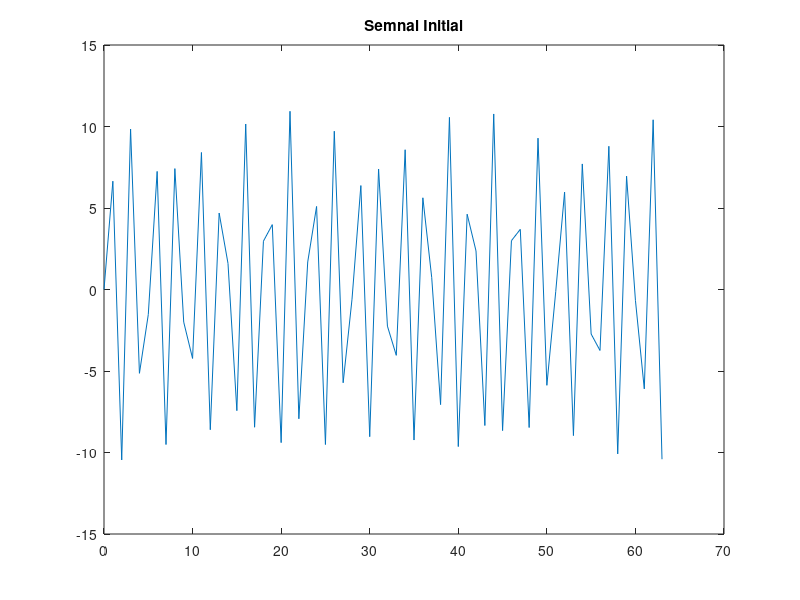
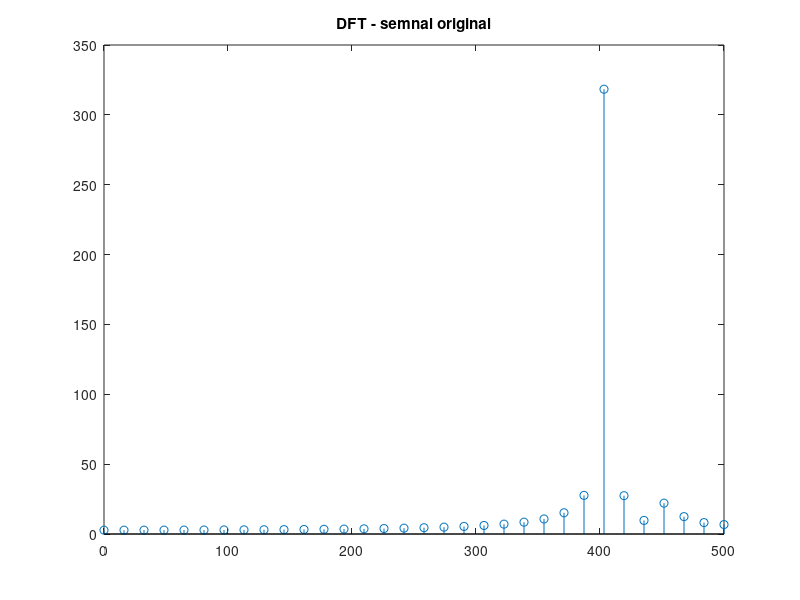
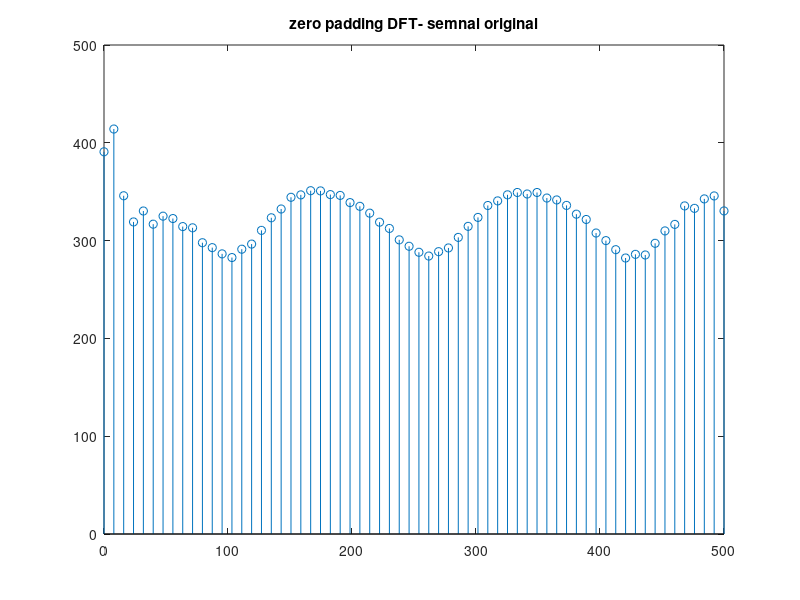
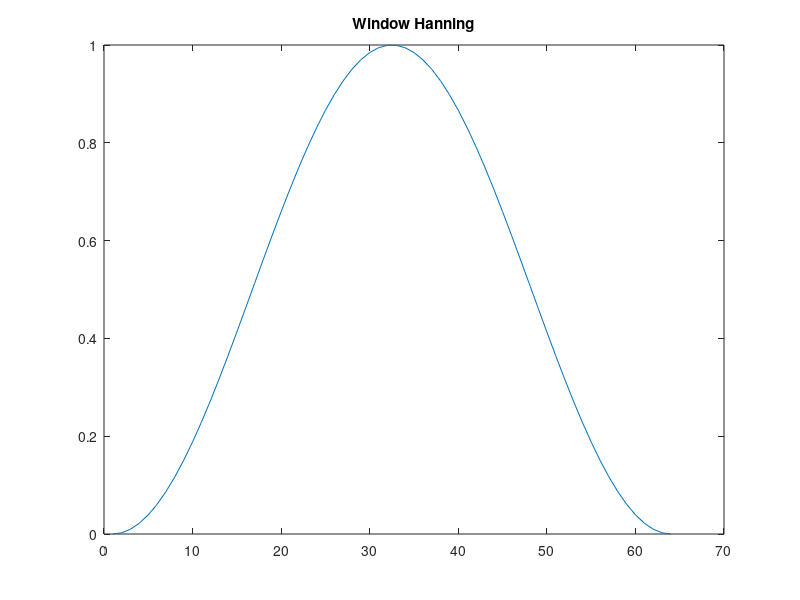

MATLAB code for these plots, in order:
% ex 02 - DFT leakage ?i ferestre 
clear all; 
close all;
load('notes_signal.mat');

% 1- plota?i semnalul
[row, N] = size(notes_signal);
t = [0:N-1];

figure 1;
plot(t, notes_signal);
title('Semnal Initial');

% 2 - Calcula?i DFT pentru semnal 
t_fft = linspace(0, fs/2, N/2);
semnal_fft = fft(notes_signal);
semnal_fft_jumate = semnal_fft(1:N/2);

figure 2;
stem(t_fft, abs(semnal_fft_jumate));
title('DFT - semnal original');

% 3 - vom aplica semnalului o func?ie fereastr? 'Hanning'

% incercam cu zero-padding N = 64
zeros_add = zeros(1, 32);
s_add = semnal_fft_jumate;
s_add = [s_add, zeros_add];

s_add_fft = fft(s_add);
figure 3;
stem(linspace(0, fs/2, N), abs(s_add_fft));
title('zero padding DFT- semnal original');

window_hann = hann(N);
figure 4;
plot(window_hann);
title('Window Hanning');

s_hann = notes_signal .* window_hann';
figure 5;
plot(s_hann);
title('semnal original cu Hanning');

figure 6;
stem(linspace(0, fs/2, N), abs(fft(s_hann)));
title('DFT - semnal cu hanning');






